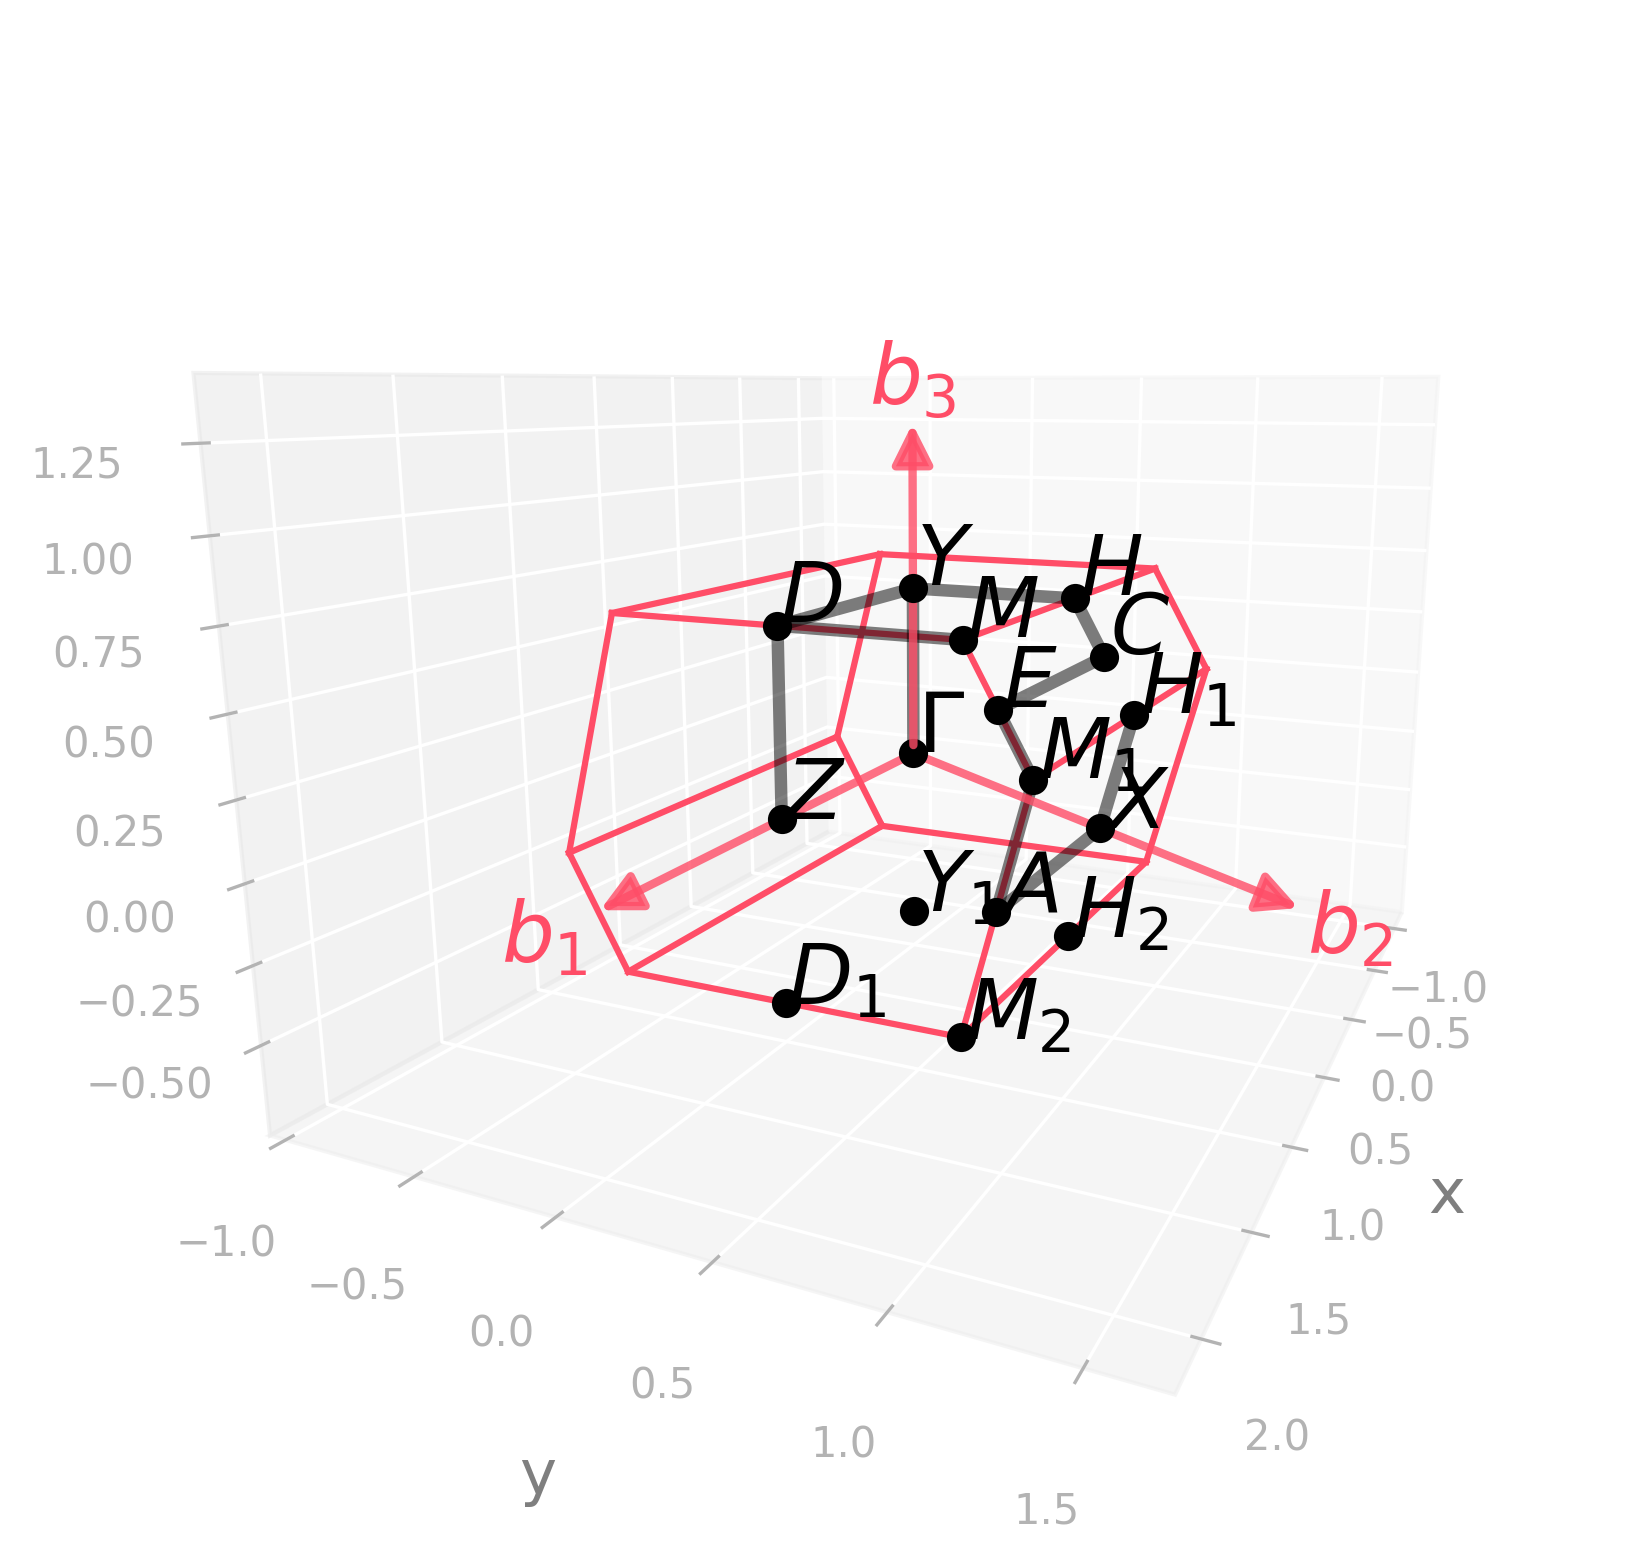

Recreate this plot in Python.
import radtools as rad

l = rad.lattice_example(f"MCL")
l.plot("brillouin-kpath")
# Save an image:
l.savefig(
    "mcl_brillouin.png",
    elev=12,
    azim=25,
    dpi=300,
   bbox_inches="tight",
)
# Interactive plot:
l.show(elev=12, azim=25)
